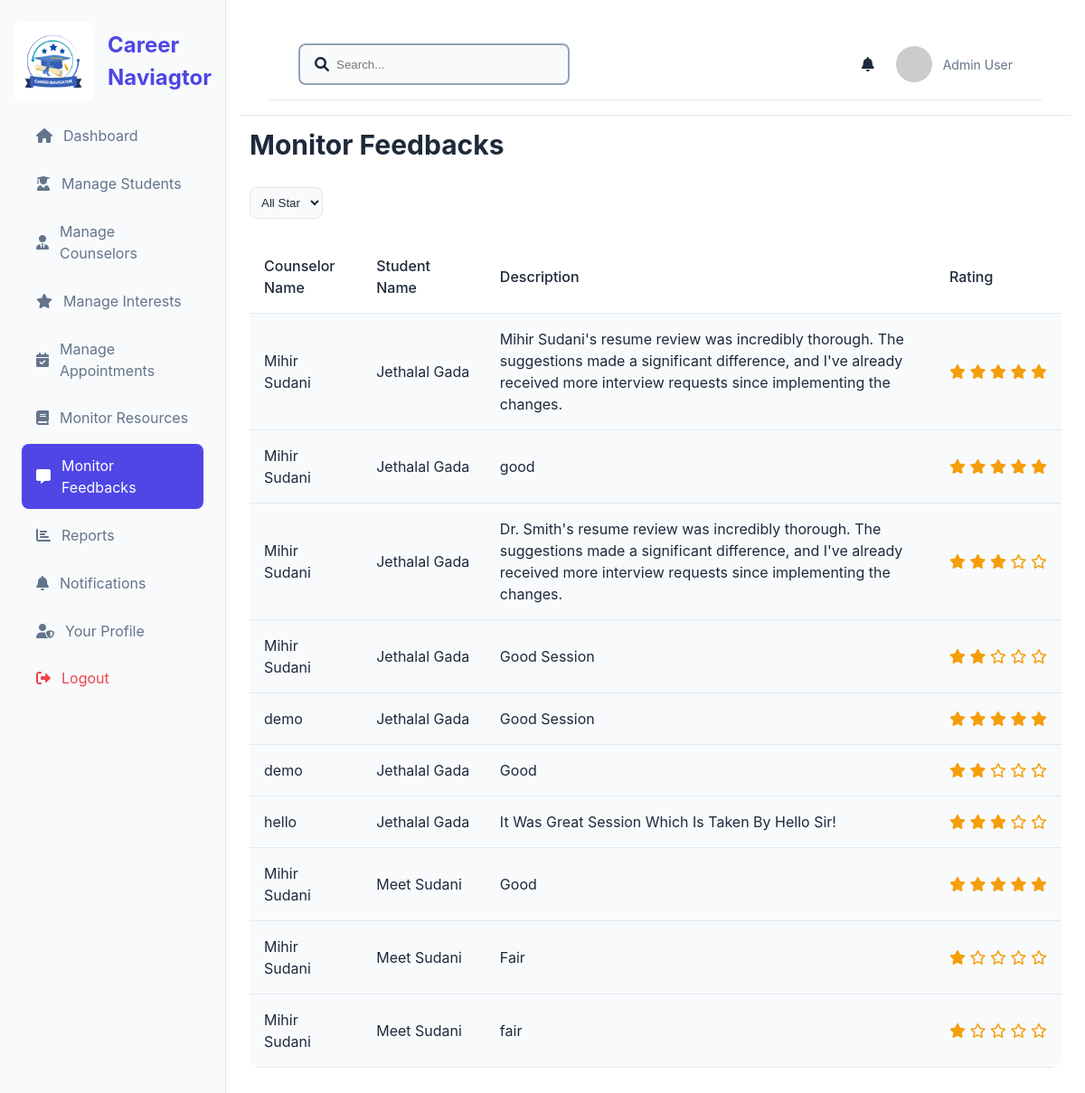
The page /monitor_feedbacks on the database its author committed.
### model.py (models this page shows)
class Feedback(db.Model):
    __tablename__ = 'feedbacks'
    id = db.Column(db.Integer, primary_key=True, autoincrement=True)
    counselor_id = db.Column(db.Integer, db.ForeignKey('counselors.id'), nullable=False)
    student_id = db.Column(db.Integer, db.ForeignKey('students.id'), nullable=False)
    rating = db.Column(db.Integer, nullable=False)
    feedback_text = db.Column(db.Text, nullable=False)
    created_at = db.Column(db.DateTime, nullable=False, default=datetime.now(timezone.utc))
    counselor = db.relationship('Counselor', back_populates='feedbacks')
    student = db.relationship('Student', back_populates='feedbacks')

class Counselor(db.Model):
    __tablename__ = 'counselors'
    id = db.Column(db.Integer, primary_key=True, autoincrement=True)
    full_name = db.Column(db.String(150), nullable=False)
    email = db.Column(db.String(150), unique=True, nullable=False)
    password = db.Column(db.String(255), nullable=False)
    contact_number = db.Column(db.String(15), nullable=False)
    specialization = db.Column(db.String(50), nullable=False)
    bio = db.Column(db.String(500), nullable=False)
    profile_picture = db.Column(db.String(255), nullable=True)
    approval_status = db.Column(db.String(20), nullable=False, default='pending')
    verification_code = db.Column(db.Integer, nullable=False,default=0)
    created_at = db.Column(db.DateTime, nullable=False, default=datetime.now(timezone.utc))
    feedbacks = db.relationship('Feedback', back_populates='counselor')
    schedules = db.relationship('CounselorSchedule', back_populates='counselor', cascade="all, delete-orphan")

class Student(db.Model):
    __tablename__ = 'students'
    id = db.Column(db.Integer, primary_key=True, autoincrement=True)
    name = db.Column(db.String(100), nullable=False)
    email = db.Column(db.String(100), nullable=False, unique=True)
    contact_number = db.Column(db.String(15), nullable=False)
    password = db.Column(db.String(255), nullable=False)
    con_password = db.Column(db.String(255), nullable=False)
    interests = db.Column(db.Text, nullable=True)
    created_at = db.Column(db.DateTime, nullable=False, default=datetime.now(timezone.utc))
    feedbacks = db.relationship('Feedback', back_populates='student')

### app.py (the view, shortened to what this page needs)
@app.route('/monitor_feedbacks', methods=['GET'])
def monitor_feedbacks():
    rating = request.args.get('rating')
    if rating and rating.isdigit():
        feedbacks = Feedback.query.filter(Feedback.rating == int(rating)).all()
    else:
        feedbacks = Feedback.query.all()
    return render_template('admin/monitor_feedbacks.html', feedbacks=feedbacks, active_page='monitor_feedbacks')

### templates/admin/monitor_feedbacks.html (shortened to what this page needs)
{% extends 'admin/base.html' %}
{% block content %}
<div>
    <h1 class="section-title">Monitor Feedbacks</h1>
    <div class="table-actions">
        <div class="search-filters">
            <select class="filter-select">
                <option value="all">All Star</option>
            </select>
        </div>
    </div>
    <div class="table-container">
        <table class="data-table">
            <thead>
                <tr>
                    <th>Counselor Name</th>
                    <th>Student Name</th>
                    <th>Description</th>
                    <th>Rating</th>
                </tr>
            </thead>
            <tbody id="feedback-table-body">
                {% for feedback in feedbacks %}
                <tr>
                    <td>{{ feedback.counselor.full_name }}</td>
                    <td style="white-space: nowrap;">{{ feedback.student.name }}</td>
                    <td>{{ feedback.feedback_text }}</td>
                    <td>
                        <span style="white-space: nowrap;">
                            {% for i in range(1, 6) %}
                                {% if i <= feedback.rating %}
                                    <i class="fas fa-star" style="color: #f59e0b"></i>
                                {% else %}
                                    <i class="far fa-star" style="color: #f59e0b;"></i>
                                {% endif %}
                            {% endfor %}
                        </span>
                    </td>
                </tr>
                {% endfor %}
            </tbody>
        </table>
    </div>
</div>
{% endblock %}

### static/css/admin/base.css (style rules this page uses)
:root { --bg-primary-light: #ffffff; --bg-secondary-light: #f8fafc; --text-primary-light: #1e293b; --text-secondary-light: #64748b; --border-light: #e2e8f0; --primary-color: #4f46e5; --primary-hover: #4338ca; --success-color: #10b981; --warning-color: #f59e0b; --danger-color: #ef4444; --info-color: #3b82f6; --bg-primary-dark: #0f172a; --bg-secondary-dark: #1e293b; --text-primary-dark: #f8fafc; --text-secondary-dark: #94a3b8; --border-dark: #334155; }
* { margin: 0; padding: 0; box-sizing: border-box; }
body { font-family: -apple-system, BlinkMacSystemFont, 'Segoe UI', Roboto, Oxygen, Ubuntu, Cantarell, sans-serif; background-color: var(--bg-primary-light); color: var(--text-primary-light); line-height: 1.5; transition: background-color 0.3s, color 0.3s; }
.section-title { margin-bottom: 1.5rem; font-size: 1.875rem; }
.table-actions { display: flex; justify-content: space-between; align-items: center; margin-bottom: 1.5rem; }
.search-filters { display: flex; gap: 1rem; }
.filter-select { padding: 0.5rem; border: 1px solid var(--border-light); border-radius: 8px; background-color: var(--bg-secondary-light); color: inherit; }
.table-container { background-color: var(--bg-secondary-light); border-radius: 12px; overflow: hidden; margin-bottom: 1.5rem; }
.data-table { width: 100%; border-collapse: collapse; }
.data-table th, .data-table td { padding: 1rem; text-align: left; border-bottom: 1px solid var(--border-light); }
.data-table th { background-color: var(--bg-primary-light); font-weight: 500; }

### rows shown on the page
Feedback: counselor.full_name "Mihir Sudani", student.name "Jethalal Gada", feedback_text "Mihir Sudani's resume review was incredibly thorough. The suggestions made a significant difference, and I've already received more interview requests since implementing the changes.", rating 5 (drawn)
Feedback: counselor.full_name "Mihir Sudani", student.name "Jethalal Gada", feedback_text "good", rating 5 (drawn)
Feedback: counselor.full_name "Mihir Sudani", student.name "Jethalal Gada", feedback_text "Dr. Smith's resume review was incredibly thorough. The suggestions made a significant difference, and I've already received more interview requests since implementing the changes.", rating 3 (drawn)
Feedback: counselor.full_name "Mihir Sudani", student.name "Jethalal Gada", feedback_text "Good Session", rating 2 (drawn)
Feedback: counselor.full_name "demo", student.name "Jethalal Gada", feedback_text "Good Session", rating 5 (drawn)
Feedback: counselor.full_name "demo", student.name "Jethalal Gada", feedback_text "Good", rating 2 (drawn)
Feedback: counselor.full_name "hello", student.name "Jethalal Gada", feedback_text "It Was Great Session Which Is Taken By Hello Sir!", rating 3 (drawn)
Feedback: counselor.full_name "Mihir Sudani", student.name "Meet Sudani", feedback_text "Good", rating 5 (drawn)
Feedback: counselor.full_name "Mihir Sudani", student.name "Meet Sudani", feedback_text "Fair", rating 1 (drawn)
Feedback: counselor.full_name "Mihir Sudani", student.name "Meet Sudani", feedback_text "fair", rating 1 (drawn)
